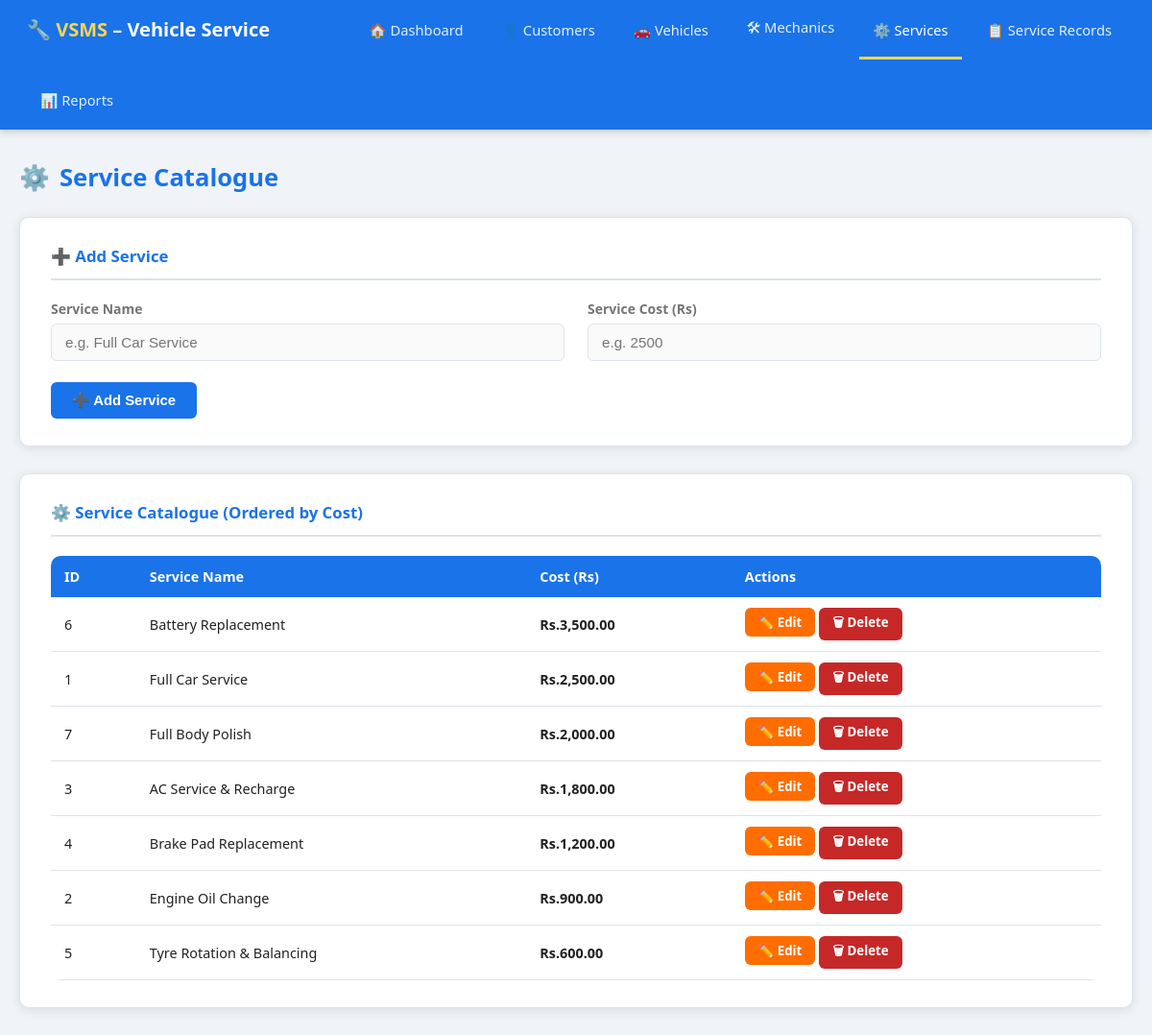
/services.php, run on the app's committed database.
### tables this page shows
CREATE TABLE IF NOT EXISTS Service (
    service_id   INT AUTO_INCREMENT PRIMARY KEY,
    service_name VARCHAR(150)   NOT NULL,
    service_cost DECIMAL(10, 2) NOT NULL
);

### services.php (the view, shortened to what this page needs)
<?php
require 'includes/db.php';
$edit=null;
$services=$conn->query("SELECT * FROM Service ORDER BY service_cost DESC");
?>
<!DOCTYPE html><html lang="en"><head>
<title>VSMS - Services</title><link rel="stylesheet" href="css/style.css">
</head><body>
<?php require 'includes/nav.php';?>
<div class="container">
<div class="page-title"><span class="icon">⚙️</span> Service Catalogue</div>
<div class="card">
<div class="card-header"><?=$edit?'✏️ Edit Service':'➕ Add Service'?></div>
<form method="POST">
<div class="form-grid">
  <div class="form-group">
    <label>Service Name</label>
    <input type="text" name="service_name" required placeholder="e.g. Full Car Service" value="<?=htmlspecialchars($edit['service_name']??'')?>">
  </div>
  <div class="form-group">
    <label>Service Cost (Rs)</label>
    <input type="number" name="service_cost" step="0.01" min="0" required placeholder="e.g. 2500" value="<?=$edit['service_cost']??''?>">
  </div>
</div><br>
<button class="btn btn-<?=$edit?'warning':'primary'?>" type="submit"><?=$edit?'💾 Update':'➕ Add Service'?></button>
</form>
</div>
<div class="card">
<div class="card-header">⚙️ Service Catalogue (Ordered by Cost)</div>
<div class="table-wrap"><table>
<thead><tr><th>ID</th><th>Service Name</th><th>Cost (Rs)</th><th>Actions</th></tr></thead>
<tbody>
<?php while($row=$services->fetch_assoc()):?>
<tr>
  <td><?=$row['service_id']?></td>
  <td><?=htmlspecialchars($row['service_name'])?></td>
  <td><strong>Rs.<?=number_format($row['service_cost'],2)?></strong></td>
  <td>
    <a href="?edit=<?=$row['service_id']?>" class="btn btn-warning btn-sm">✏️ Edit</a>
    <a href="?delete=<?=$row['service_id']?>" class="btn btn-danger btn-sm" onclick="return confirm('Delete?')">🗑 Delete</a>
  </td>
</tr>
<?php endwhile;?>
</tbody></table></div>
</div>
</div></body></html>

### css/style.css (style rules this page uses)
:root { --primary:#1a73e8;--primary-dk:#1558b0;--accent:#ff6d00; --success:#2e7d32;--danger:#c62828;--bg:#f0f4f8; --card-bg:#ffffff;--text:#212121;--muted:#757575; --border:#dde3ea;--radius:10px;--shadow:0 2px 12px rgba(0,0,0,.10); }
* { box-sizing:border-box;margin:0;padding:0 }
body { font-family:'Segoe UI',Roboto,Arial,sans-serif;background:var(--bg);color:var(--text);min-height:100vh }
.container { max-width:1200px;margin:32px auto;padding:0 20px }
.page-title { font-size:1.6rem;font-weight:700;margin-bottom:24px;color:var(--primary);display:flex;align-items:center;gap:10px }
.card { background:var(--card-bg);border-radius:var(--radius);box-shadow:var(--shadow);padding:28px 32px;margin-bottom:28px;border:1px solid var(--border) }
.card-header { font-size:1.05rem;font-weight:600;color:var(--primary);margin-bottom:20px;padding-bottom:12px;border-bottom:2px solid var(--border);display:flex;align-items:center;gap:8px }
.form-grid { display:grid;grid-template-columns:1fr 1fr;gap:18px 24px }
.form-group { display:flex;flex-direction:column;gap:6px }
label { font-size:.875rem;font-weight:600;color:var(--muted) }
input,select,textarea { padding:10px 14px;border:1.5px solid var(--border);border-radius:6px;font-size:.95rem;transition:border-color .2s,box-shadow .2s;background:#fafafa }
.btn { display:inline-flex;align-items:center;gap:6px;padding:10px 22px;border:none;border-radius:6px;font-size:.93rem;font-weight:600;cursor:pointer;text-decoration:none;transition:all .2s }
.btn-primary { background:var(--primary);color:#fff }
.btn-danger { background:var(--danger);color:#fff }
.btn-warning { background:var(--accent);color:#fff }
.btn-sm { padding:6px 14px;font-size:.83rem }
.table-wrap { overflow-x:auto;border-radius:var(--radius) }
table { width:100%;border-collapse:collapse;font-size:.9rem }
thead th { background:var(--primary);color:#fff;padding:12px 14px;text-align:left;font-weight:600;white-space:nowrap }
tbody tr { border-bottom:1px solid var(--border) }
td { padding:11px 14px;vertical-align:middle }

### data on the page
service: service_id "6", service_name "Battery Replacement", service_cost "3,500.00"
service: service_id "1", service_name "Full Car Service", service_cost "2,500.00"
service: service_id "7", service_name "Full Body Polish", service_cost "2,000.00"
service: service_id "3", service_name "AC Service & Recharge", service_cost "1,800.00"
service: service_id "4", service_name "Brake Pad Replacement", service_cost "1,200.00"
service: service_id "2", service_name "Engine Oil Change", service_cost "900.00"
service: service_id "5", service_name "Tyre Rotation & Balancing", service_cost "600.00"

### other printed values
$label "🏠 Dashboard 👤 Customers 🚗 Vehicles 🛠 Mechanics ⚙️ Services 📋 Service Records 📊 Reports"
